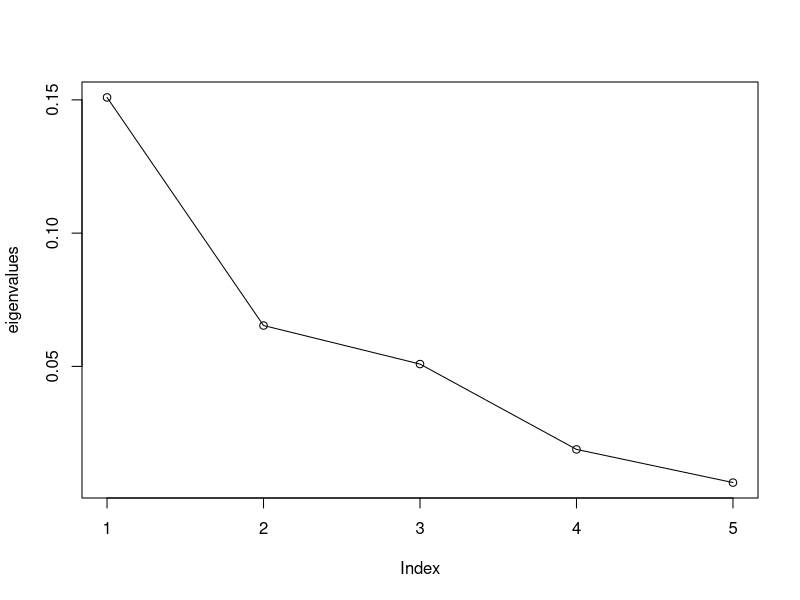
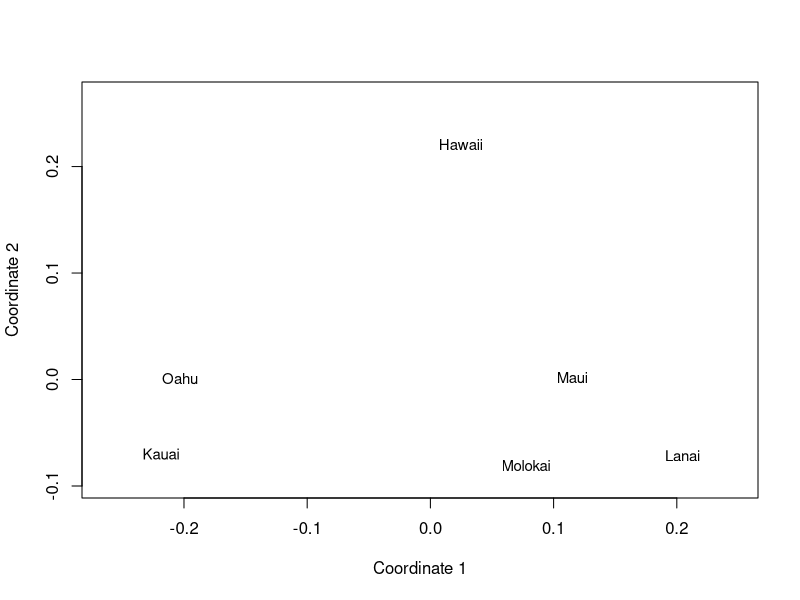
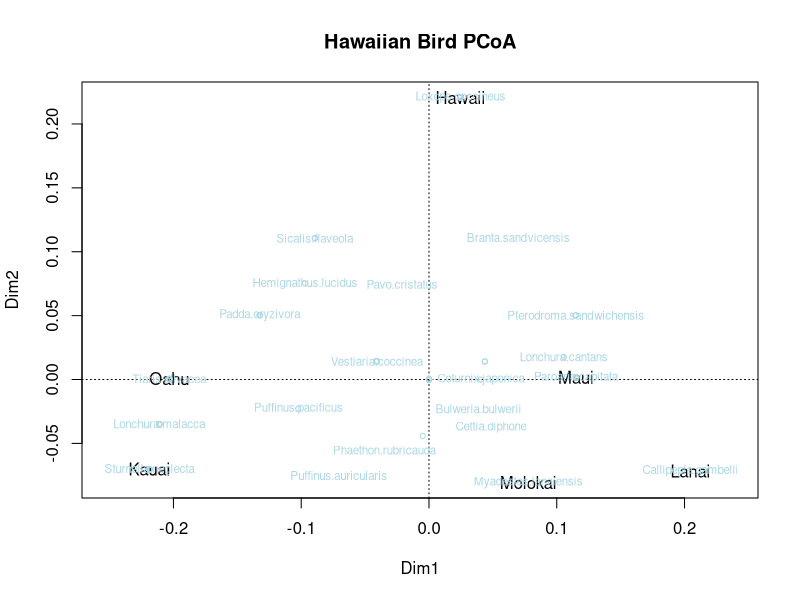
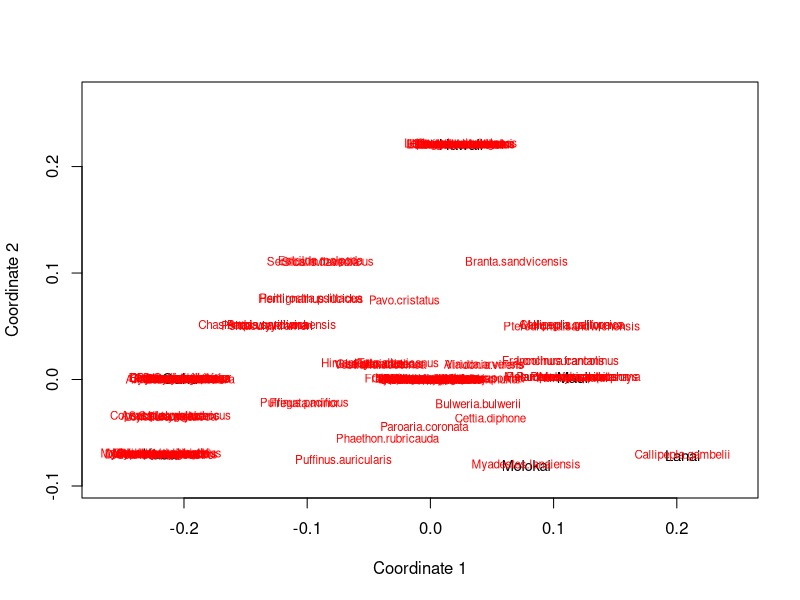
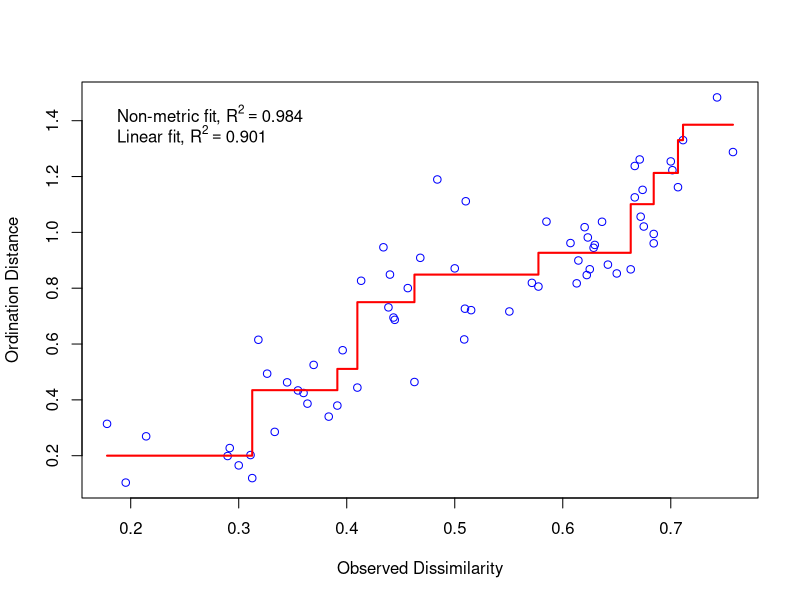
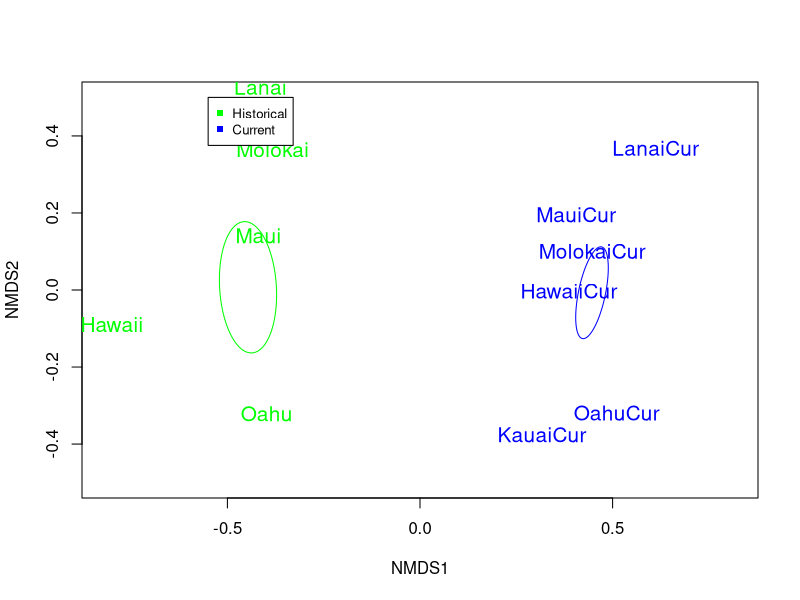

The R script that drew these images, in order:
## ---- chunk 1
library(knitr)
opts_chunk$set(echo = TRUE, tidy = TRUE)
## ---- chunk 2
birds <- read.csv("./Data/Current_Hawaiian_Birds.csv", row=1, header=TRUE)
## ---- chunk 3
birds2 <- read.csv("./Data/combined_birds.csv", row=1, header=TRUE)
## ---- chunk 4
library(vegan)
library(ca)
## ---- chunk 5
jbirds <- vegdist(birds, "bray")
jbirds
which(jbirds == min(jbirds)) # lowest number = highest dissimilarity (dissimilarity = 1 - similarity)
## ---- chunk 6
?wcmdscale

wcmd<-wcmdscale(jbirds, k=5, eig=TRUE) 

## ---- chunk 7
wcmd$points
## ---- chunk 8
eigenvalues<-wcmd$eig[1:5]
propVar<-eigenvalues/sum(eigenvalues)
cumVar<-cumsum(propVar)
PCoA_Table<-cbind(eigenvalues,propVar,cumVar)
PCoA_Table
## ---- chunk 9
plot(eigenvalues)
lines(lowess(eigenvalues))
## ---- chunk 10
x<-wcmd$points[,1]
y<-wcmd$points[,2]
plot(x,y,xlab= "Coordinate 1", ylab="Coordinate 2", xlim=range(x)*1.2,ylim=range(y)*1.2, type="n")
text(x,y,labels=rownames(wcmd$points), cex=.9)
## ---- chunk 11
?orditorp

ordiplot(scores(wcmd)[,c(1,2)], type="t",cex=1, main="Hawaiian Bird PCoA")
abline(h=0,lty=3)
abline(v=0,lty=3)

#Add species by computing their weighted average ordination scores
?wascores

species<-wascores(wcmd$points[,1:2],birds)
#text(species,rownames(species),cex=.7, col="red")
orditorp(species,display='species',labels=rownames(species), col='lightblue')
## ---- chunk 12
jbirds<-vegdist(birds, "bray")
CORD<--1/2*jbirds^2
C<-as.matrix(CORD)
cs<-colMeans(C)
rs<-rowMeans(C)
C1<-sweep(C,MARGIN=2,cs,FUN="-")
C2<-sweep(C1,MARGIN=1,rs,FUN="-")
delta<-mean(C)+C2

# Next, run an eigen analysis:
EG<-eigen(delta)
eigenvalues2<-EG$values[1:5]

# And make our PCoA table:
propVar2<-eigenvalues2/sum(eigenvalues2)
cumVar2<-cumsum(propVar2)
PCoA_Table2<-cbind(eigenvalues2,propVar2,cumVar2)
PCoA_Table2

#You scale the eigenvectors by the square root of their eigenvalues to get the coordinates (points):
points2<-sweep(EG$vectors[,1:5],MARGIN=2,sqrt(eigenvalues2), FUN="*")
points2
x<-points2[,1]
y<-points2[,2]
## ---- chunk 13
#The coordinates:
plot(x,y,xlab= "Coordinate 1", ylab="Coordinate 2", xlim=range(x)*1.2,ylim=range(y)*1.2, type="n")
text(x,y,labels=rownames(birds), cex=.9)


# Calculate weighted species scores:
scores1<-sweep(birds,MARGIN=1,x, FUN="*")
species1<-colSums(scores1)/colSums(birds)
scores2<-sweep(birds,MARGIN=1,y, FUN="*")
species2<-colSums(scores2)/colSums(birds)

# Add to the plot. Note that using vegan enables a lot nicer plotting than these hand calculations.

text(cbind(species1,species2),colnames(birds),cex=.7, col="red")
## ---- chunk 14
jbirds2<-vegdist(birds2, "bray") 
## ---- chunk 15
?metaMDS

nmdsBird<-metaMDS(jbirds2,k=2, trace=T)
stressplot(nmdsBird)
## ---- chunk 16
#Identify the time period as groups:

treat=as.matrix(c(rep("Historical",6),rep("Current",6)))

#Plot out the points (islands):

ordiplot(nmdsBird,type="n",xlim=c(-.5,.5),ylim=c(-.5,.5))
orditorp(nmdsBird,display="sites",col=c(rep("green",6),rep("blue",6)),air=0.01,cex=1.25)
legend(-.55,.5, c("Historical","Current"), cex=0.8, 
col=c("green","blue"), pch=15:15)

#Add an ellipse representing the standard error around each group:

ordiellipse(nmdsBird, treat, display="si",lty=1, col="green", show.groups="Historical", kind='se')
ordiellipse(nmdsBird, treat, display="si", lty=1, col="blue", show.groups="Current",kind='se')
